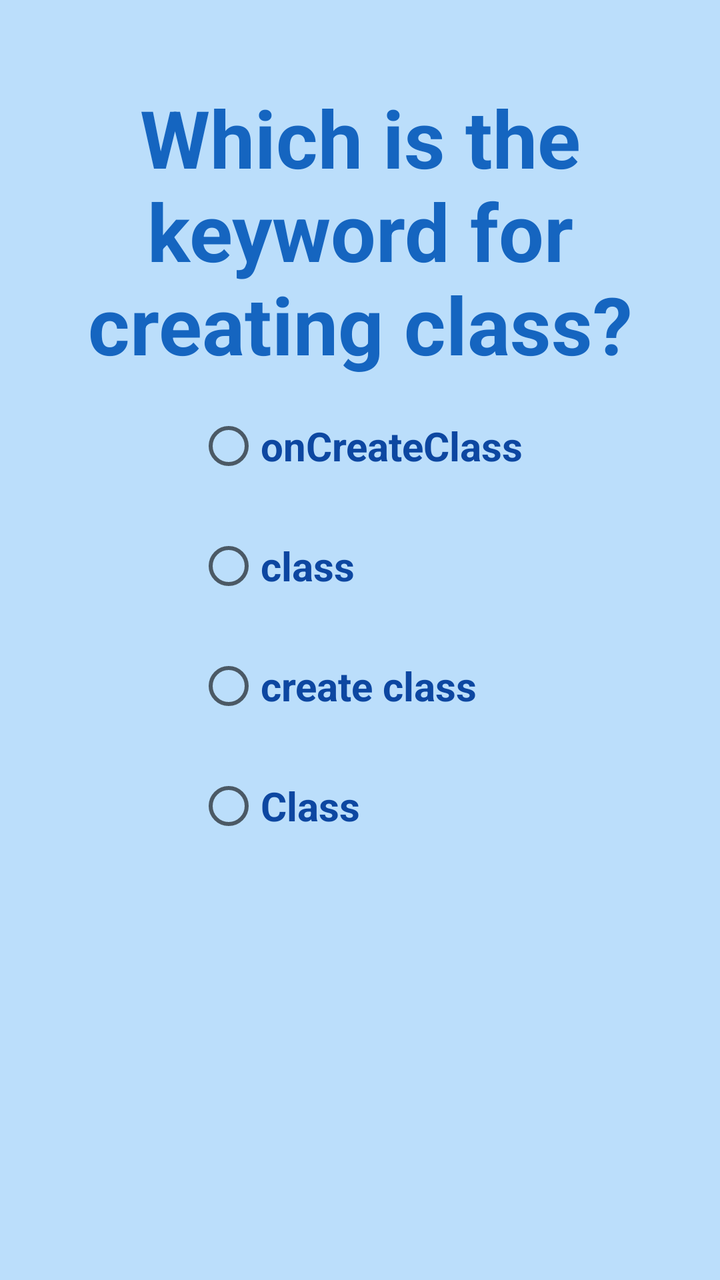
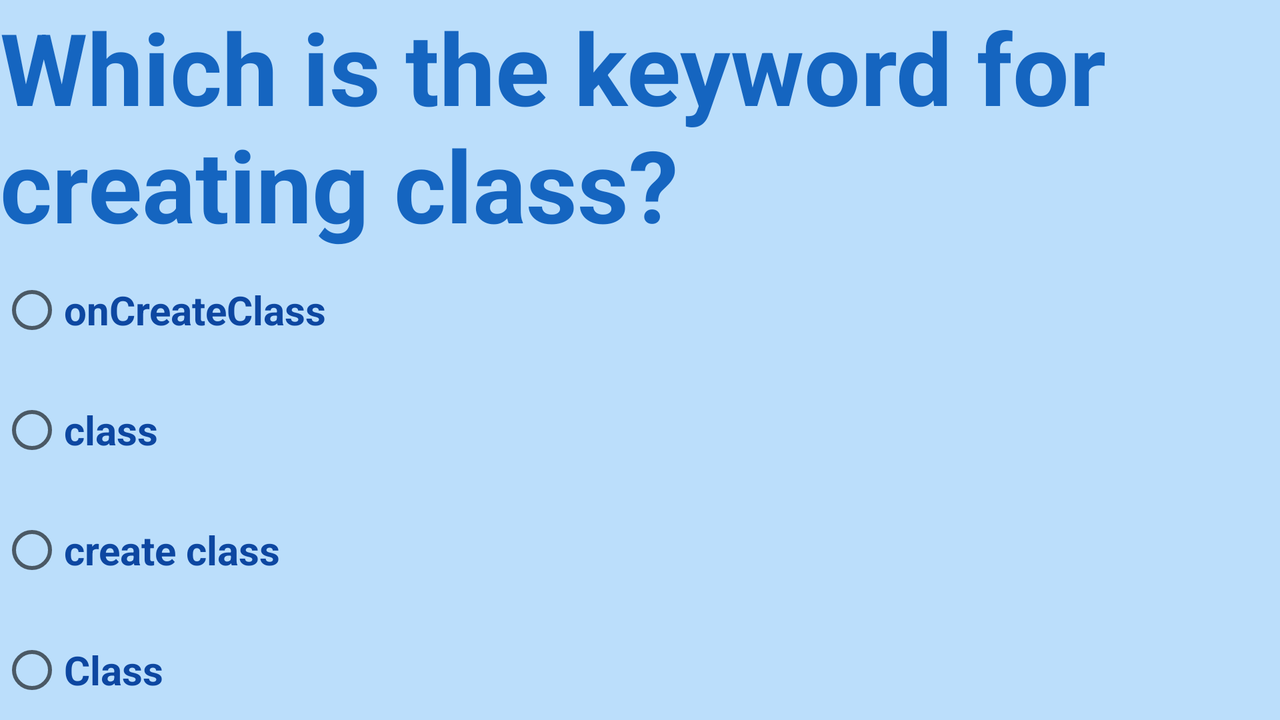

One screen, two layout resources from the same app: the default and the repository's alternative for another configuration. Each is rendered where Android would select it; the XML of both is given below.
<!-- AndroidManifest.xml: application theme AppTheme -->
<!-- res/layout/activity_sixth.xml -->
<?xml version="1.0" encoding="utf-8"?>
<RelativeLayout xmlns:android="http://schemas.android.com/apk/res/android"
    xmlns:app="http://schemas.android.com/apk/res-auto"
    android:layout_width="match_parent"
    android:layout_height="match_parent">

    <View
        android:layout_width="match_parent"
        android:layout_height="match_parent"
        android:background="@color/appBackground" />


    <ImageView
        android:id="@+id/next_button_to_fifth_question"
        android:layout_width="@dimen/next_button_width"
        android:layout_height="wrap_content"
        android:layout_alignParentEnd="true"
        android:layout_alignParentRight="true"
        android:layout_alignParentTop="true"
        android:layout_marginEnd="27dp"
        android:layout_marginRight="27dp"
        android:layout_marginTop="420dp"
        app:srcCompat="@drawable/nextbutton" />

    <TextView
        android:id="@+id/fourth_question_text"
        android:layout_width="wrap_content"
        android:layout_height="wrap_content"
        android:layout_alignParentLeft="true"
        android:layout_alignParentStart="true"
        android:layout_alignParentTop="true"
        android:layout_marginTop="42dp"
        android:text="@string/keyword_class"
        android:textAlignment="center"
        android:textColor="@color/colorQuestionsTitles"
        android:textSize="@dimen/title_size"
        android:textStyle="bold" />

    <RadioGroup
        android:id="@+id/fourth_question"
        android:layout_width="wrap_content"
        android:layout_height="wrap_content"
        android:layout_alignTop="@+id/fourth_question_text"
        android:layout_centerHorizontal="true"
        android:layout_marginTop="26dp">

        <RadioButton
            android:layout_width="wrap_content"
            android:layout_height="wrap_content"
            android:layout_marginTop="139dp"
            android:text="@string/on_create_class"
            android:textColor="@color/colorQuestionsAnswers"
            android:textSize="@dimen/answers_text_size"
            android:textStyle="bold" />

        <RadioButton
            android:id="@+id/the_correct_answer"
            android:layout_width="wrap_content"
            android:layout_height="wrap_content"
            android:layout_marginTop="28dp"
            android:text="@string/class_text"
            android:textColor="@color/colorQuestionsAnswers"
            android:textSize="@dimen/answers_text_size"
            android:textStyle="bold" />

        <RadioButton
            android:layout_width="match_parent"
            android:layout_height="wrap_content"
            android:layout_marginTop="28dp"
            android:text="@string/create_class"
            android:textColor="@color/colorQuestionsAnswers"
            android:textSize="@dimen/answers_text_size"
            android:textStyle="bold" />

        <RadioButton
            android:layout_width="wrap_content"
            android:layout_height="wrap_content"
            android:layout_marginTop="28dp"
            android:text="@string/Class"
            android:textColor="@color/colorQuestionsAnswers"
            android:textSize="@dimen/answers_text_size"
            android:textStyle="bold" />

    </RadioGroup>
</RelativeLayout>
<!-- resources referenced by this layout -->
<resources>
  <color name="appBackground">#BBDEFB</color>
  <color name="colorQuestionsAnswers">#0D47A1</color>
  <color name="colorQuestionsTitles">#1565C0</color>
  <dimen name="answers_text_size">20sp</dimen>
  <dimen name="next_button_width">73dp</dimen>
  <dimen name="title_size">40sp</dimen>
  <string name="Class">Class</string>
  <string name="class_text">class</string>
  <string name="create_class">create class</string>
  <string name="keyword_class">Which is the keyword for creating class?</string>
  <string name="on_create_class">onCreateClass</string>
  <style name="AppTheme" parent="Theme.AppCompat.DayNight.NoActionBar">
          
  
          <item name="colorPrimary">@color/colorPrimary</item>
          <item name="colorPrimaryDark">@color/colorPrimaryDark</item>
          <item name="colorAccent">#3F51B5</item>
      </style>
  <color name="colorPrimary">#3F51B5</color>
  <color name="colorPrimaryDark">#303F9F</color>
</resources>
<!-- res/layout-land/activity_sixth.xml (the repository's variant of the layout above) -->
<!-- drawn on the phone turned sideways -->
<?xml version="1.0" encoding="utf-8"?>
<RelativeLayout xmlns:android="http://schemas.android.com/apk/res/android"
    xmlns:app="http://schemas.android.com/apk/res-auto"
    android:layout_width="match_parent"
    android:layout_height="match_parent">

    <View
        android:layout_width="match_parent"
        android:layout_height="match_parent"
        android:background="@color/appBackground" />


    <TextView
        android:id="@+id/fourth_question_text"
        android:layout_width="wrap_content"
        android:layout_height="wrap_content"
        android:layout_alignParentLeft="true"
        android:layout_alignParentStart="true"
        android:layout_alignParentTop="true"
        android:text="@string/keyword_class"
        android:textColor="@color/colorQuestionsTitles"
        android:textSize="50sp"
        android:textStyle="bold" />

    <RadioGroup
        android:id="@+id/fourth_question"
        android:layout_width="wrap_content"
        android:layout_height="wrap_content"
        android:layout_alignParentLeft="true"
        android:layout_alignParentStart="true"
        android:layout_alignParentTop="true">

        <RadioButton
            android:layout_width="wrap_content"
            android:layout_height="wrap_content"
            android:layout_marginTop="139dp"
            android:text="@string/on_create_class"
            android:textColor="@color/colorQuestionsAnswers"
            android:textSize="@dimen/answers_text_size"
            android:textStyle="bold" />

        <RadioButton
            android:id="@+id/the_correct_answer"
            android:layout_width="wrap_content"
            android:layout_height="wrap_content"
            android:layout_marginTop="28dp"
            android:text="@string/class_text"
            android:textColor="@color/colorQuestionsAnswers"
            android:textSize="@dimen/answers_text_size"
            android:textStyle="bold" />

        <RadioButton
            android:layout_width="match_parent"
            android:layout_height="wrap_content"
            android:layout_marginTop="28dp"
            android:text="@string/create_class"
            android:textColor="@color/colorQuestionsAnswers"
            android:textSize="@dimen/answers_text_size"
            android:textStyle="bold" />

        <RadioButton
            android:layout_width="wrap_content"
            android:layout_height="wrap_content"
            android:layout_marginTop="28dp"
            android:text="@string/Class"
            android:textColor="@color/colorQuestionsAnswers"
            android:textSize="@dimen/answers_text_size"
            android:textStyle="bold" />

    </RadioGroup>

    <ImageView
        android:id="@+id/next_button_to_fifth_question"
        android:layout_width="@dimen/next_button_width"
        android:layout_height="wrap_content"
        android:layout_alignParentEnd="true"
        android:layout_alignParentRight="true"
        android:layout_below="@+id/fourth_question_text"
        android:layout_marginEnd="54dp"
        android:layout_marginRight="54dp"
        android:layout_marginTop="109dp"
        app:srcCompat="@drawable/nextbutton" />
</RelativeLayout>
<!-- resources referenced by the variant -->
<!-- as the phone turned sideways resolves them -->
<resources>
  <color name="appBackground">#BBDEFB</color>
  <color name="colorQuestionsAnswers">#0D47A1</color>
  <color name="colorQuestionsTitles">#1565C0</color>
  <dimen name="answers_text_size">20sp</dimen>
  <dimen name="next_button_width">73dp</dimen>
  <string name="Class">Class</string>
  <string name="class_text">class</string>
  <string name="create_class">create class</string>
  <string name="keyword_class">Which is the keyword for creating class?</string>
  <string name="on_create_class">onCreateClass</string>
  <style name="AppTheme" parent="Theme.AppCompat.DayNight.NoActionBar">
          
  
          <item name="colorPrimary">@color/colorPrimary</item>
          <item name="colorPrimaryDark">@color/colorPrimaryDark</item>
          <item name="colorAccent">#3F51B5</item>
      </style>
  <color name="colorPrimary">#3F51B5</color>
  <color name="colorPrimaryDark">#303F9F</color>
</resources>
